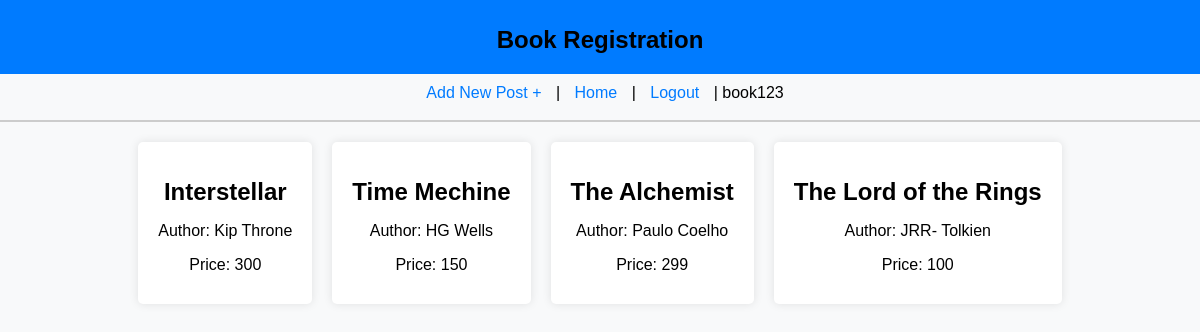
The app's page / (signed in) with its own data.
### bookapp/models.py (models this page shows, shortened)
class Article(models.Model):
    Bookname = models.CharField(max_length=200)
    Author = models.TextField()
    Price = models.IntegerField()
    cover_image = models.ImageField(upload_to="article_images/", null=True, blank=True)
    author = models.ForeignKey(User, on_delete=models.CASCADE)
    created = models.DateTimeField(auto_now_add=True)
    updated = models.DateTimeField(auto_now=True)

### bookapp/views.py (the view)
# urls.py: path('',home,name='home'),
def home(request):
    if not request.user.is_authenticated:
        return redirect("login")
    blogs = Article.objects.all()
    context = {"blog": blogs}
    return render(request, "home.html", context)

### bookapp/templates/home.html (shortened to what this page needs)
{% extends 'base.html' %}
{% block content %}
<div class="book-list">
    {% for blog in blog %}
        <div class="book-item">
            <h1><a href="{% url 'details' blog.id %}">{{ blog.Bookname }}</a></h1>
            <p>Author: {{ blog.Author }}</p>
            <p>Price: {{ blog.Price }}</p>
        </div>
    {% endfor %}
</div>
{% endblock content %}

### bookapp/templates/base.html (shortened to what this page needs)
<!DOCTYPE html>
<html lang="en">
<head>
</head>
<body>
<header>
    <h1>Book Registration</h1>
</header>
<nav>
    <a href="{% url 'create' %}">Add New Post +</a> |
    <a href="{% url 'home' %}">Home</a> |
    {% if request.user.is_authenticated %}
        <a href="{% url 'logout' %}">Logout</a> |
    {% else %}
        <a href="{% url 'register' %}">Register</a> |
        <a href="{% url 'login' %}">Login</a>
    {% endif %}
    {% if request.user.is_authenticated %}
        {{ request.user.username }}
    {% endif %}
</nav>
<hr />
<div class="content">
    {% block content %}
    {% endblock content %}
</div>
</body>
</html>

### bookapp/templates/base.html (style rules this page uses)
body { font-family: 'Arial', sans-serif; background-color: #f8f9fa; margin: 0; padding: 0; }
header { background-color: #007bff; color: #000000 !important; text-align: center; padding: 10px; }
nav { background-color: #f8f9fa; padding: 10px; text-align: center; }
nav a { text-decoration: none; color: #007bff; margin: 0 10px; }
hr { border: 1px solid #ccc; }
.content { margin: 20px; }

### bookapp/templates/home.html (style rules this page uses)
.book-list { display: flex; flex-wrap: wrap; gap: 20px; justify-content: center; margin-top: 20px; }
.book-item { max-width: 300px; background-color: white; padding: 20px; border-radius: 5px; box-shadow: 0 0 10px rgba(0, 0, 0, 0.1); text-align: center; }
h1 { margin-bottom: 10px; font-size: 1.5rem; }
a { text-decoration: none; color: inherit; }
p { margin-bottom: 10px; }

### records on screen
Article: Bookname "Interstellar", Author "Kip Throne", Price "300"
Article: Bookname "Time Mechine", Author "HG Wells", Price "150"
Article: Bookname "The Alchemist", Author "Paulo Coelho", Price "299"
Article: Bookname "The Lord of the Rings", Author "JRR- Tolkien", Price "100"

### other values on screen
{{ request.user.username }} "book123"
